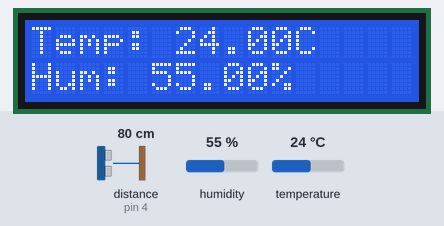
A sketch run on a simulated Arduino Uno, built with avr-gcc and run on an emulated ATmega328P. On the bench: 16×2 character LCD. Wiring (inferred from the names in the program): ultrasonic range finder: trigger pin 3; echo pin 4. The test bench sets the inputs (shaded band); at power-on: distance to the obstacle (sensor on pin 4) 80 cm, humidity 55 %, temperature 24 °C. The echo pulse lasts 58.3 µs per cm; what the sketch prints to the serial monitor is not drawn.

Above: at 3.2 s.
3.3 s: distance to the obstacle (sensor on pin 4) set to 2 cm
At 9.4 s:
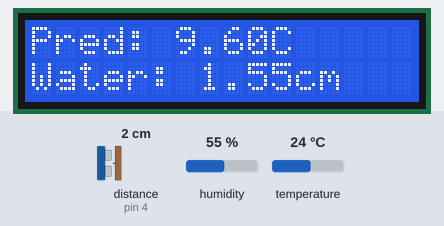
11.7 s: humidity set to 22 %
At 15.1 s:
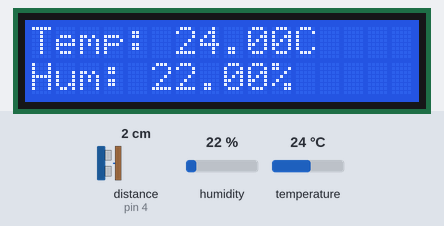
17.7 s: temperature set to 12 °C
At 18.8 s:
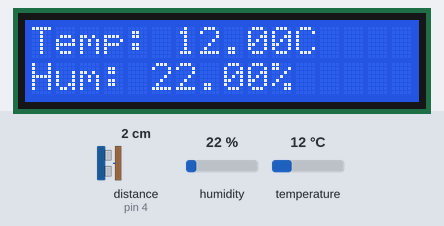
22.5 s: distance to the obstacle (sensor on pin 4) set to 4 cm
At 29.2 s:
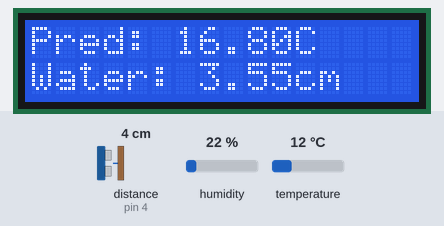
31.6 s: humidity set to 40 %
At 34.9 s:
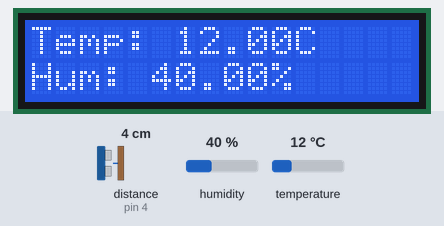
38.0 s: distance to the obstacle (sensor on pin 4) set to 9 cm
At 41.6 s:
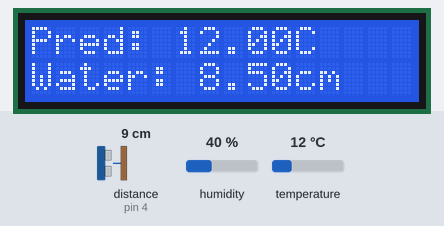
Timing chart, 0 to 43.1 s (numbered marks = the images above; inputs shaded):
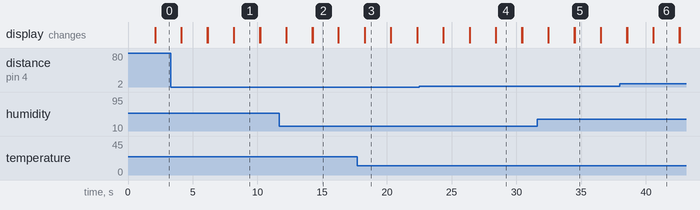

The sketch:

sketch_dec28a.ino
```cpp
#include <LiquidCrystal.h>
#include <DHT.h>

// Pin Definitions
#define DHTPIN 2
#define DHTTYPE DHT11 // Change to DHT22 if applicable
#define TRIGPIN 3
#define ECHOPIN 4
#define CONTRAST_PIN 6 // Contrast pin (PWM)

// Initialize LCD: RS, E, D4, D5, D6, D7
LiquidCrystal lcd(7, 8, 9, 10, 11, 12);

// Initialize DHT sensor
DHT dht(DHTPIN, DHTTYPE);

// Variables for Prediction
float temperatureReadings[5] = {0, 0, 0, 0, 0};
int index = 0;

void setup() {
  // Initialize Serial Monitor
  Serial.begin(9600);

  // Set up contrast pin
  pinMode(CONTRAST_PIN, OUTPUT);
  analogWrite(CONTRAST_PIN, 100); // Initial contrast (adjust value as needed)

  // Initialize LCD
  lcd.begin(16, 2);
  lcd.setCursor(0, 0);
  lcd.print("Initializing...");
  delay(2000);
  lcd.clear();

  // Initialize DHT Sensor
  dht.begin();

  // Set up sonar sensor pins
  pinMode(TRIGPIN, OUTPUT);
  pinMode(ECHOPIN, INPUT);
}

void loop() {
  // Read temperature and humidity
  float temperature = dht.readTemperature();
  float humidity = dht.readHumidity();

  // Check if the readings are valid
  if (isnan(temperature) || isnan(humidity)) {
    lcd.setCursor(0, 0);
    lcd.print("Sensor Error");
    delay(2000);
    lcd.clear();
    return;
  }

  // Update temperature readings for prediction
  temperatureReadings[index] = temperature;
  index = (index + 1) % 5; // Circular buffer
  float predictedTemp = predictTemperature();

  // Measure water level using HC-SR04
  float waterLevel = measureDistance();

  // Display readings on LCD
  lcd.setCursor(0, 0);
  lcd.print("Temp: ");
  lcd.print(temperature);
  lcd.print("C");

  lcd.setCursor(0, 1);
  lcd.print("Hum: ");
  lcd.print(humidity);
  lcd.print("%");
  delay(2000);
  lcd.clear();

  lcd.setCursor(0, 0);
  lcd.print("Pred: ");
  lcd.print(predictedTemp);
  lcd.print("C");

  lcd.setCursor(0, 1);
  lcd.print("Water: ");
  lcd.print(waterLevel);
  lcd.print("cm");
  delay(2000);
  lcd.clear();

  // Send the data to Python via Serial
  Serial.print("Humidity: ");
  Serial.print(humidity);
  Serial.print(", Temperature: ");
  Serial.print(temperature);
  Serial.print(", Predicted Temp: ");
  Serial.print(predictedTemp);
  Serial.print(", Water Level: ");
  Serial.println(waterLevel);

  // Optionally, adjust contrast dynamically in future enhancements
  // analogWrite(CONTRAST_PIN, newValue);
}

// Predict temperature using a moving average
float predictTemperature() {
  float sum = 0;
  for (int i = 0; i < 5; i++) {
    sum += temperatureReadings[i];
  }
  return sum / 5; // Return the average
}

// Measure distance using HC-SR04
float measureDistance() {
  digitalWrite(TRIGPIN, LOW);
  delayMicroseconds(2);
  digitalWrite(TRIGPIN, HIGH);
  delayMicroseconds(10);
  digitalWrite(TRIGPIN, LOW);

  long duration = pulseIn(ECHOPIN, HIGH);
  float distance = (duration * 0.034) / 2; // Convert to cm
  return distance;
}
```

Measured:
- what the display in image 1 shows lasts 2.0 s, from 8.2 s to 10.2 s
